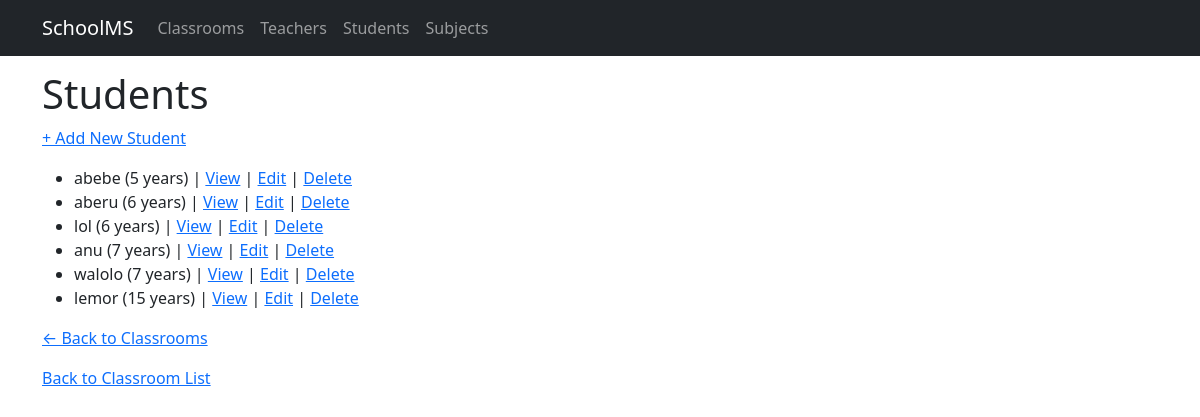
/students/, run on an earlier commit of the app's database.
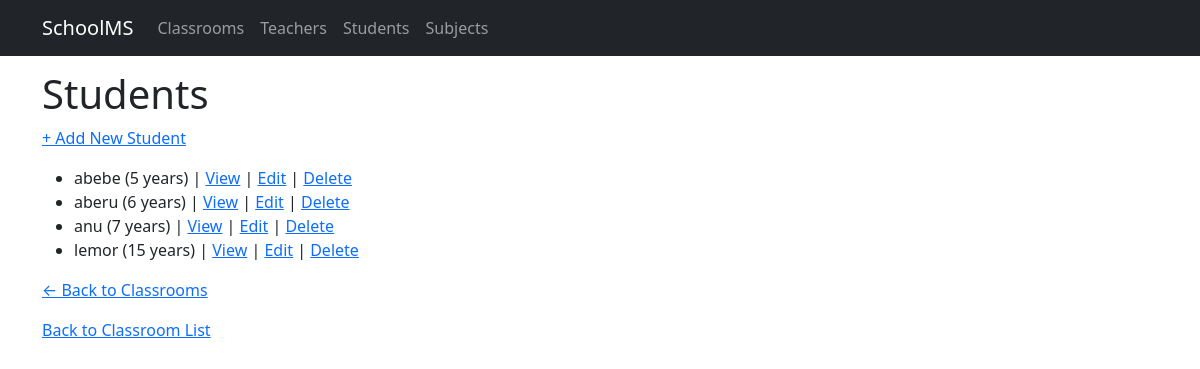
And on a later commit of the database.
### school/models.py (models this page shows, shortened)
class Student(models.Model):
    GENDER_CHOICES = [('Male', 'Male'), ('Female', 'Female'), ('Other', 'Other')]
    name = models.CharField(max_length=100)
    age = models.PositiveIntegerField()
    gender = models.CharField(max_length=10, choices=GENDER_CHOICES)
    photo = models.ImageField(upload_to='student_photos/', blank=True, null=True)
    address = models.TextField(blank=True)
    parent_contact = models.CharField(max_length=20, blank=True)
    classroom = models.ForeignKey(ClassRoom, on_delete=models.CASCADE, related_name='students')

### school/views.py (the view)
# urls.py: path('students/', views.student_list, name='student_list'),
def student_list(request):
    students = Student.objects.all()
    return render(request, 'school/student_list.html', {'students': students})

### school/templates/school/student_list.html (shortened to what this page needs)
{% extends 'school/base.html' %}
{% block content %}
<h1>Students</h1>
<p><a href="{% url 'student_create' %}">+ Add New Student</a></p>
{% if students %}
    <ul>
        {% for student in students %}
            <li>
                {{ student.name }} ({{ student.age }} years)
                |
                <a href="{% url 'student_detail' student.pk %}">View</a> |
                <a href="{% url 'student_update' student.pk %}">Edit</a> |
                <a href="{% url 'student_delete' student.pk %}">Delete</a>
            </li>
        {% endfor %}
    </ul>
{% else %}
    <p>No students available.</p>
{% endif %}
<p><a href="{% url 'classroom_list' %}">← Back to Classrooms</a></p>
<p><a href="{% url 'classroom_list' %}">Back to Classroom List</a></p>
{% endblock %}

What changed in the data, as far as the page shows it:
removed Student: name "lol", age "6"
removed Student: name "walolo", age "7"
